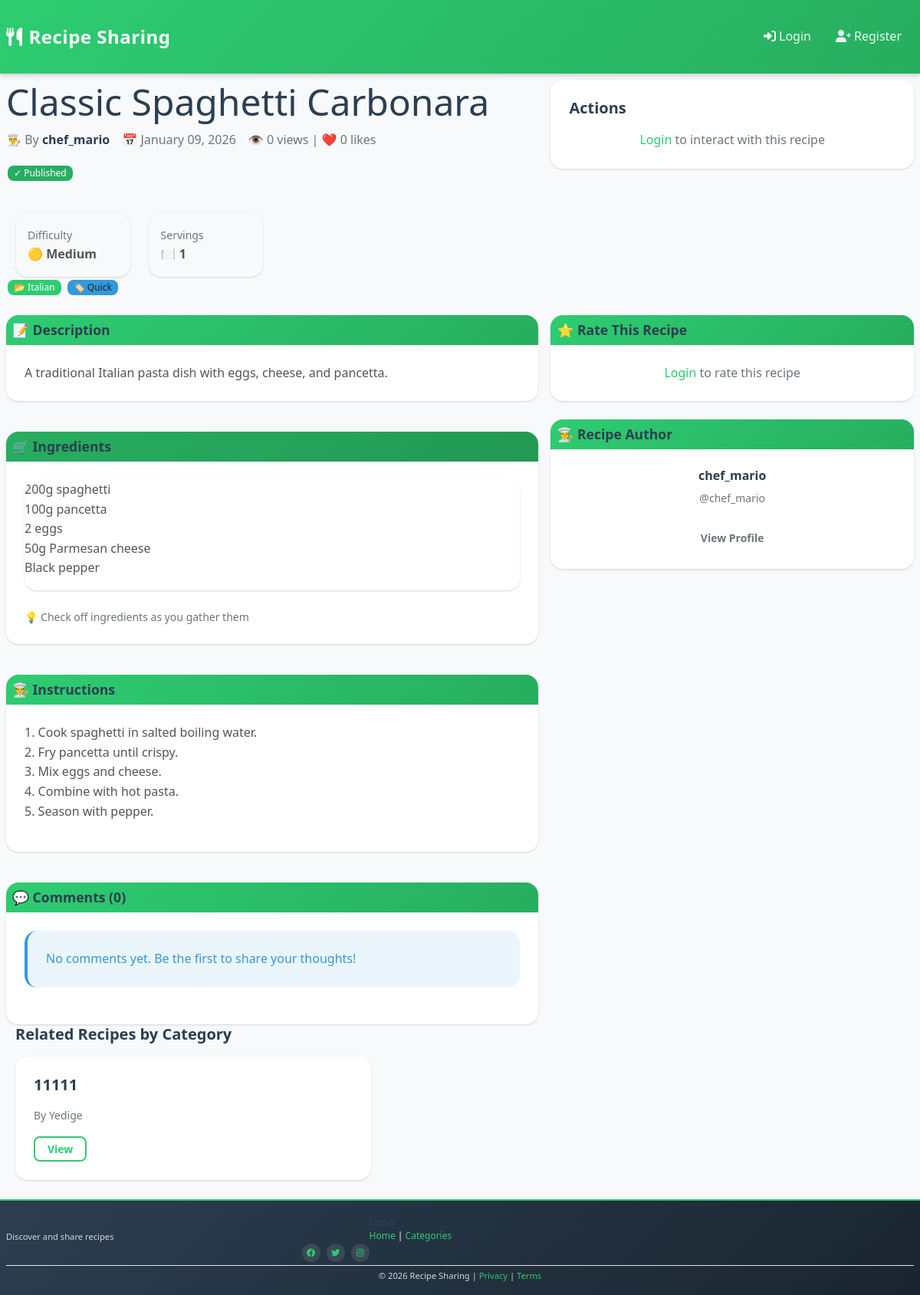
/recipe/1/, run on an earlier commit of the app's database.
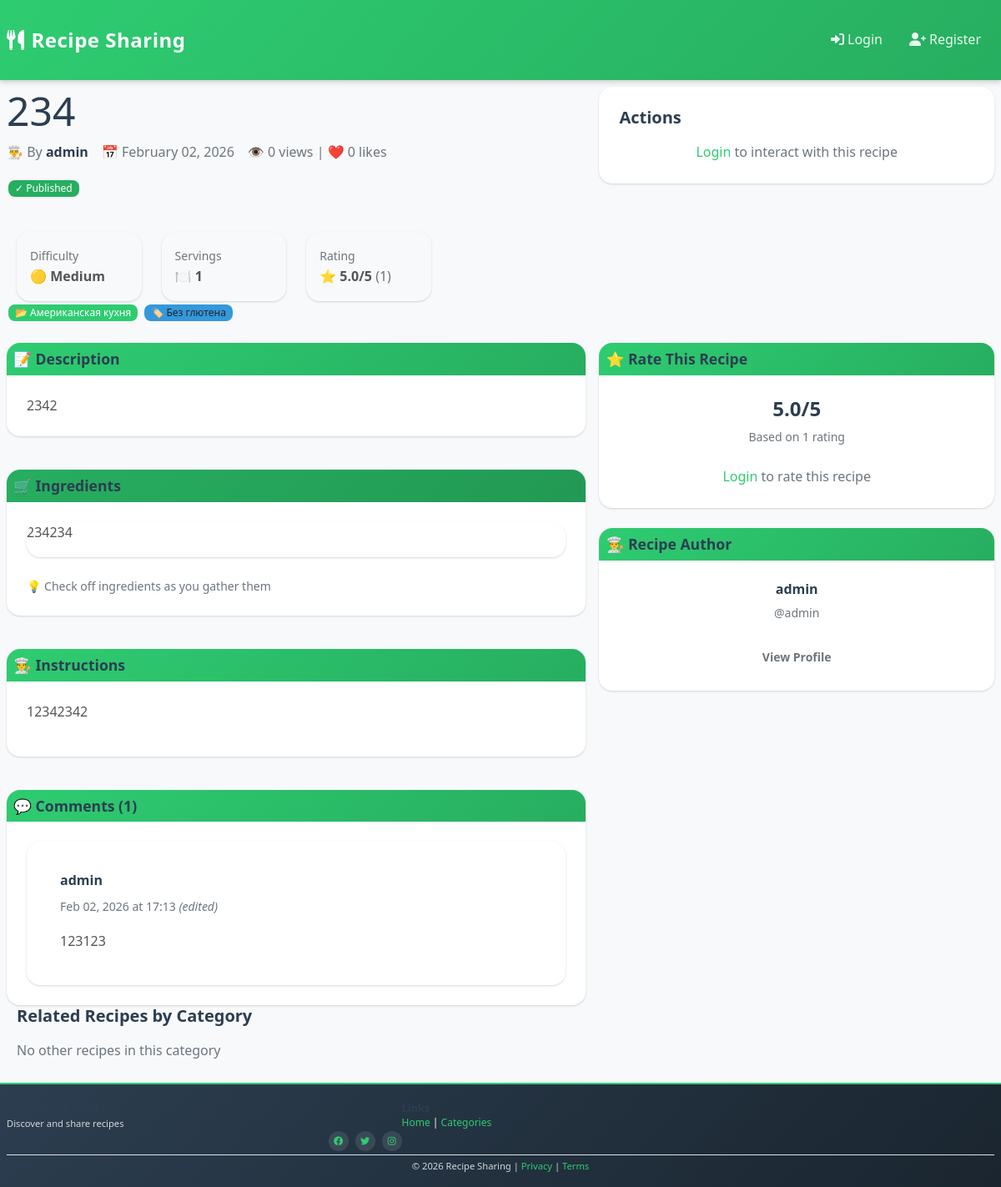
And on a later commit of the database.
### recipes/models.py (models this page shows, shortened)
class Recipe(models.Model):
    DIFFICULTY_CHOICES = [
        ('easy', 'Easy'),
        ('medium', 'Medium'),
        ('hard', 'Hard'),
    ]
    author = models.ForeignKey(User, on_delete=models.CASCADE, related_name='recipes')
    title = models.CharField(max_length=200)
    description = models.TextField(max_length=1000)
    ingredients = models.TextField(help_text="Separate each ingredient with a new line")
    instructions = models.TextField(help_text="Detailed cooking instructions")
    category = models.ForeignKey(Category, on_delete=models.SET_NULL, null=True, related_name='recipes')
    tags = models.ManyToManyField(Tag, blank=True, related_name='recipes')
    prep_time = models.IntegerField(help_text="Preparation time in minutes", null=True, blank=True)
    cook_time = models.IntegerField(help_text="Cooking time in minutes", null=True, blank=True)
    servings = models.IntegerField(default=1, validators=[MinValueValidator(1)])
    difficulty = models.CharField(max_length=10, choices=DIFFICULTY_CHOICES, default='medium')
    image = models.ImageField(upload_to='recipes/', blank=True, null=True)
    views_count = models.IntegerField(default=0)
    likes_count = models.IntegerField(default=0)
    created_at = models.DateTimeField(auto_now_add=True, null=True)
    updated_at = models.DateTimeField(auto_now=True, null=True)
    published = models.BooleanField(default=True)
    class Meta:
        ordering = ['-created_at']
        indexes = [
            models.Index(fields=['author', '-created_at']),
            models.Index(fields=['category', '-created_at']),
        ]
    def get_average_rating(self):
        ratings = self.ratings.all()
        if ratings.exists():
            return sum(r.score for r in ratings) / ratings.count()
        return 0

class Category(models.Model):
    name = models.CharField(max_length=100, unique=True)
    description = models.TextField(blank=True)
    created_at = models.DateTimeField(auto_now_add=True, null=True)
    class Meta:
        verbose_name_plural = "Categories"
        ordering = ['name']

class Tag(models.Model):
    name = models.CharField(max_length=50, unique=True)
    created_at = models.DateTimeField(auto_now_add=True, null=True)
    class Meta:
        ordering = ['name']

class Rating(models.Model):
    recipe = models.ForeignKey(Recipe, on_delete=models.CASCADE, related_name='ratings')
    user = models.ForeignKey(User, on_delete=models.CASCADE, related_name='recipe_ratings')
    score = models.IntegerField(validators=[MinValueValidator(1), MaxValueValidator(5)])
    created_at = models.DateTimeField(auto_now_add=True, null=True)
    updated_at = models.DateTimeField(auto_now=True, null=True)
    class Meta:
        unique_together = ('recipe', 'user')
        indexes = [
            models.Index(fields=['recipe', '-created_at']),
        ]

class Comment(models.Model):
    recipe = models.ForeignKey(Recipe, on_delete=models.CASCADE, related_name='comments')
    user = models.ForeignKey(User, on_delete=models.CASCADE, related_name='recipe_comments')
    text = models.TextField(max_length=2000)
    created_at = models.DateTimeField(auto_now_add=True, null=True)
    updated_at = models.DateTimeField(auto_now=True, null=True)
    likes_count = models.IntegerField(default=0)
    class Meta:
        ordering = ['-created_at']
        indexes = [
            models.Index(fields=['recipe', '-created_at']),
        ]

### recipes/views.py (the view)
# urls.py: path('recipe/<int:pk>/', views.recipe_detail, name='recipe_detail'),
def recipe_detail(request, pk):
    recipe = get_object_or_404(Recipe, pk=pk)
    comments = recipe.comments.all()
    ratings = recipe.ratings.all()
    average_rating = ratings.aggregate(Avg('score'))['score__avg'] or 0
    if request.method == 'POST':
        if request.user.is_authenticated:
            form_type = request.POST.get('form_type')
            if form_type == 'comment':
                comment_form = CommentForm(request.POST)
                rating_form = RatingForm()
                if comment_form.is_valid():
                    comment = comment_form.save(commit=False)
                    comment.recipe = recipe
                    comment.user = request.user
                    comment.save()
                    messages.success(request, 'Comment added!')
                    return redirect('recipe_detail', pk=pk)
            elif form_type == 'rating':
                comment_form = CommentForm()
                rating_form = RatingForm(request.POST)
                if rating_form.is_valid():
                    rating, created = Rating.objects.get_or_create(
                        recipe=recipe, user=request.user,
                        defaults={'score': rating_form.cleaned_data['score']}
                    )
                    if not created:
                        rating.score = rating_form.cleaned_data['score']
                        rating.save()
                    messages.success(request, 'Rating updated!')
                    return redirect('recipe_detail', pk=pk)
            else:
                comment_form = CommentForm()
                rating_form = RatingForm()
        else:
            messages.error(request, 'You must be logged in to comment or rate.')
            return redirect('login')
    else:
        comment_form = CommentForm()
        rating_form = RatingForm()
    return render(request, 'recipes/recipe_detail.html', {
        'recipe': recipe,
        'comments': comments,
        'average_rating': average_rating,
        'comment_form': comment_form,
        'rating_form': rating_form,
    })

### templates/recipes/recipe_detail.html (shortened to what the changed rows need)
{% extends 'base.html' %}
{% block content %}
<div class="recipe-detail-page">
<div class="row mb-4">
    <div class="col-md-8">
        <h1 class="display-5 mb-2">{{ recipe.title }}</h1>
        <div class="d-flex gap-3 align-items-center mb-3">
            <div>
                <span class="text-muted">👨‍🍳 By</span>
                <strong>{{ recipe.author.username }}</strong>
            </div>
            <div class="text-muted">
                📅 {{ recipe.created_at|date:"F d, Y" }}
            </div>
            <div class="text-muted">
                👁️ {{ recipe.views_count }} views | ❤️ {{ recipe.likes_count }} likes
            </div>
        </div>
        {% if recipe.published %}
        <div class="mb-3">
            <span class="badge bg-success">✓ Published</span>
        </div>
        {% else %}
        <div class="mb-3">
            <span class="badge bg-warning">⚠ Draft</span>
        </div>
        {% endif %}
        <div class="row g-4 mb-4 recipe-stats-row">
            {% if recipe.difficulty %}
            <div class="col-md-3">
            </div>
            {% endif %}
            {% if recipe.servings %}
            <div class="col-md-3">
                <div class="card bg-light">
                    <div class="card-body recipe-stat-card p-3">
                        <small class="text-muted">Servings</small>
                        <p class="mb-0"><strong>🍽️ {{ recipe.servings }}</strong></p>
                    </div>
                </div>
            </div>
            {% endif %}
            {% if recipe.ratings.count > 0 %}
            <div class="col-md-3">
                <div class="card bg-light">
                    <div class="card-body recipe-stat-card p-3">
                        <small class="text-muted">Rating</small>
                        <p class="mb-0">
                            <strong>⭐ {{ recipe.get_average_rating|floatformat:1 }}/5</strong>
                            <span class="text-muted">({{ recipe.ratings.count }})</span>
                        </p>
                    </div>
                </div>
            </div>
            {% endif %}
        </div>
    </div>
</div>
{% if recipe.category or recipe.tags.all %}
<div class="mb-4 recipe-tags-row">
    {% if recipe.category %}
    <span class="badge bg-primary fs-6 me-2 mb-2">📂 {{ recipe.category.name }}</span>
    {% endif %}
    {% if recipe.tags.all %}
    {% for tag in recipe.tags.all %}
        <span class="badge bg-info text-dark fs-6 me-2 mb-2">🏷️ {{ tag.name }}</span>
    {% endfor %}
    {% endif %}
</div>
{% endif %}
<div class="row">
    <div class="col-md-8">
        {% if recipe.description %}
        <div class="card shadow-sm recipe-content-card">
            <div class="card-header bg-primary text-white">
                <h5 class="mb-0">📝 Description</h5>
            </div>
            <div class="card-body">
                <p class="mb-0">{{ recipe.description }}</p>
            </div>
        </div>
        {% endif %}
        {% if recipe.ingredients %}
        <div class="card shadow-sm recipe-content-card">
            <div class="card-header bg-success text-white">
                <h5 class="mb-0">🛒 Ingredients</h5>
            </div>
            <div class="card-body">
                <ul class="list-group list-group-flush mb-0">
                    {{ recipe.ingredients|linebreaks }}
                </ul>
                <small class="text-muted d-block mt-4">💡 Check off ingredients as you gather them</small>
            </div>
        </div>
        {% endif %}
        {% if recipe.instructions %}
        <div class="card shadow-sm recipe-content-card">
            <div class="card-header bg-info text-white">
                <h5 class="mb-0">👨‍🍳 Instructions</h5>
            </div>
            <div class="card-body">
                {{ recipe.instructions|linebreaks }}
            </div>
        </div>
        {% endif %}
        <div class="card shadow-sm recipe-content-card">
            <div class="card-header bg-warning text-dark">
                <h5 class="mb-0">💬 Comments ({{ recipe.comments.count }})</h5>
            </div>
            <div class="card-body">
                {% if recipe.comments.all %}
                    {% for comment in recipe.comments.all %}
                    <div class="card mb-4 border-light recipe-comment-card">
                        <div class="card-body">
                            <div class="d-flex justify-content-between align-items-start mb-3">
                                <div>
                                    <h6 class="card-subtitle mb-2">
                                        <strong>{{ comment.user.username }}</strong>
                                    </h6>
                                    <small class="text-muted">
                                        {{ comment.created_at|date:"M d, Y \a\t H:i" }}
                                        {% if comment.updated_at != comment.created_at %}
                                        <em>(edited)</em>
                                        {% endif %}
                                    </small>
                                </div>
                            </div>
                            <p class="card-text mb-0 mt-2">{{ comment.text }}</p>
                        </div>
                    </div>
                    {% endfor %}
                {% else %}
                    <div class="alert alert-info" role="alert">
                        No comments yet. Be the first to share your thoughts!
                    </div>
                {% endif %}
            </div>
        </div>
    </div>
    <div class="col-md-4">
        <div class="card mb-4 shadow-sm">
            <div class="card-body">
                {% if recipe.ratings.count > 0 %}
                <div class="mb-4 recipe-rating-block">
                    <div class="text-center">
                        <h3 class="mb-2">{{ recipe.get_average_rating|floatformat:1 }}/5</h3>
                        <small class="text-muted d-block mt-1">Based on {{ recipe.ratings.count }} rating{{ recipe.ratings.count|pluralize }}</small>
                    </div>
                </div>
                {% endif %}
            </div>
        </div>
        <div class="card shadow-sm">
            <div class="card-body text-center recipe-author-card">
                <h6 class="mb-2">{{ recipe.author.first_name|default:recipe.author.username }}</h6>
                <p class="text-muted small mb-4 mt-1">@{{ recipe.author.username }}</p>
                <a href="{% url 'profile' recipe.author.username %}" class="btn btn-outline-secondary btn-sm w-100">
                    View Profile
                </a>
            </div>
        </div>
    </div>
</div>
<div class="row mt-4">
    <div class="col-md-12">
        <h4>Related Recipes by Category</h4>
        {% if recipe.category.recipes.all|length > 1 %}
        <div class="row">
            {% for related_recipe in recipe.category.recipes.all|slice:":3" %}
                {% if related_recipe.id != recipe.id %}
                <div class="col-md-4 mb-3">
                    <div class="card h-100">
                        <div class="card-body">
                            <h6 class="card-title">{{ related_recipe.title|truncatewords:4 }}</h6>
                            <p class="card-text small text-muted">
                                By {{ related_recipe.author.username }}
                            </p>
                            <a href="{% url 'recipe_detail' related_recipe.pk %}" class="btn btn-outline-primary btn-sm">
                                View
                            </a>
                        </div>
                    </div>
                </div>
                {% endif %}
            {% endfor %}
        </div>
        {% else %}
        <p class="text-muted">No other recipes in this category</p>
        {% endif %}
    </div>
</div>
</div>
{% endblock %}

What changed in the data, as far as the page shows it:
no longer on this page (row edited): Tag: name "Quick"
removed Recipe: title "11111", author.username "Yedige"
changed Recipe: title "Classic Spaghetti Carbonara" → "234"; author.username "chef_mario" → "admin"; created_at "January 09, 2026" → "February 02, 2026"; get_average_rating (not shown) → "5.0"; ratings.count (not shown) → "1"; category.name "Italian" → "Американская кухня"; description "A traditional Italian pasta dish with eggs, cheese, and pancetta." → "2342"; ingredients "200g spaghetti 100g pancetta 2 eggs 50g Parmesan cheese Black pepper" → "234234"; instructions "1. Cook spaghetti in salted boiling water. 2. Fry pancetta until crispy. 3. Mix eggs and cheese. 4. Combine with hot pasta. 5. Season with pepper." → "12342342"; comments.count "0" → "1"; author.first_name "chef_mario" → "admin"; category_id 1 → 10 (drawn)
now on this page (row edited): Tag: name "Без глютена"
now on this page (row edited): Comment: user.username "admin", created_at "Feb 02, 2026 at 17:13", shows "(edited)", text "123123"
Also different on the page:
text no longer shown: "No comments yet. Be the first to share your thoughts!"
text now shown: "Rating ⭐ /5 ( ) /5 Based on rating No other recipes in this category"
